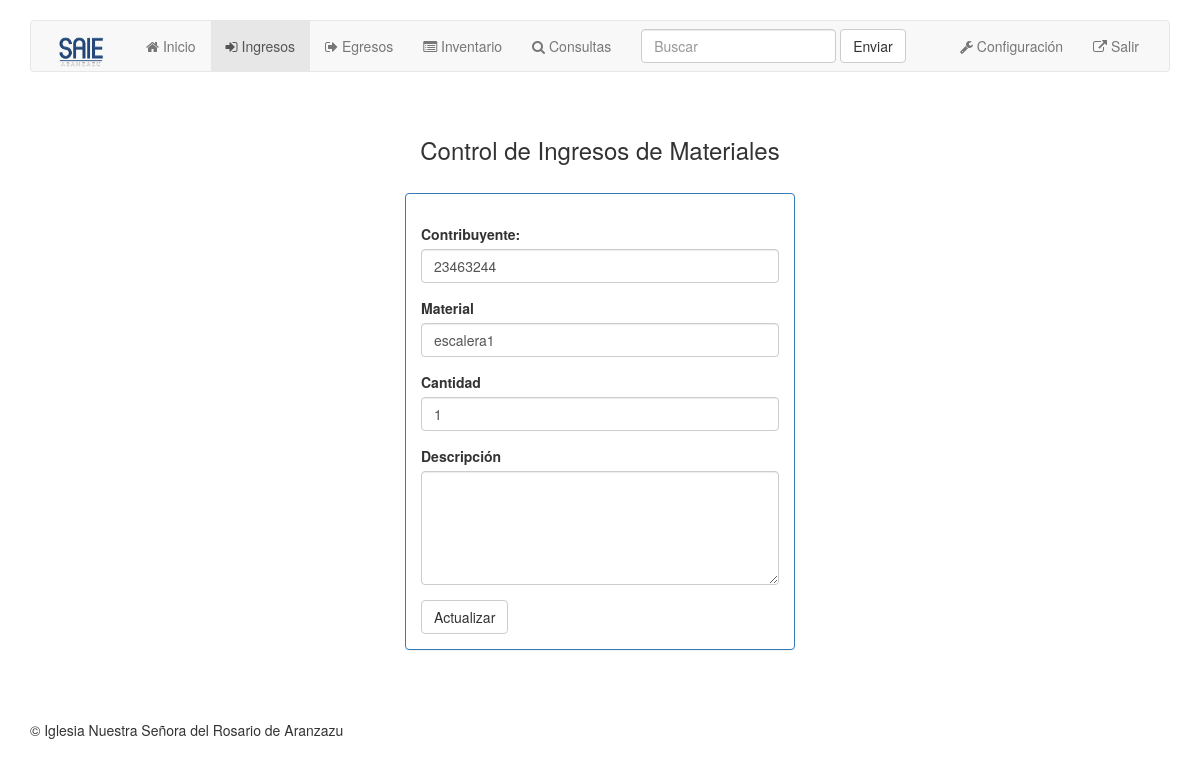
/actualizarmateriales.php?id=2 (signed in), run on the app's committed database.
### tables this page shows
CREATE TABLE `mteriales` (
  `id` int(11) NOT NULL,
  `id_donadores` int(11) NOT NULL,
  `material` varchar(40) NOT NULL,
  `cantidad` int(40) NOT NULL,
  `descripcion` varchar(400) NOT NULL,
  `fecha` date NOT NULL
);

### actualizarmateriales.php (the view, shortened to what this page needs)
<?php
    if (isset($_SESSION['usuario'])) {
?>
<!doctype html>
<html lang="es">
<head>
    <link rel="stylesheet" href="assets/css/normalize.css">
    <link rel="stylesheet" href="assets/css/bootstrap.min.css">
    <link rel="stylesheet" href="assets/css/main.css">
    <link rel="stylesheet" href="assets/css/font-awesome.min.css">
</head>
<body>
    <div class="container">
        <nav class="navbar navbar-default">
            <div class="container-fluid">
                <div class="navbar-header">
                    <a class="navbar-brand" href="index.php">
                        <img src="assets/images/logo.png" class="image-responsive" style="max-width: 70px" alt="">
                    </a>
                </div>
                <div id="navbar" class="navbar-collapse collapse">
                    <ul class="nav navbar-nav">
                        <li>
                            <a href="index.php"> <i class="fa fa-home"></i> Inicio</a>
                        </li>
                        <li class="active">
                            <a href="ingresos.php"> <i class="fa fa-sign-in"></i> Ingresos</a>
                        </li>
                        <li>
                            <a href="egresos.php"> <i class="fa fa-sign-out"></i> Egresos</a>
                        </li>
                        <li>
                            <a href="inventario.php"> <i class="fa fa-list-alt"></i> Inventario</a>
                        </li>
                        <li>
                            <a href="consultas.php"> <i class="fa fa-search"></i> Consultas</a>
                        </li>
                    </ul>
                    <form class="navbar-form navbar-left" role="search">
                        <div class="form-group">
                            <input type="text" class="form-control" placeholder="Buscar ">
                        </div>
                        <button type="submit" class="btn btn-default">Enviar</button>
                    </form>
                    <ul class="nav navbar-nav navbar-right">
                        <li>
                            <a href="#"> <i class="fa fa-wrench"></i> Configuración</a>
                        </li>
                        <li>
                            <a href="logout.php"> <i class="fa fa-external-link"></i> Salir</a>
                        </li>
                    </ul>
                </div>
            </div>
        </nav>
        <br><br>
        <div class="col-md-20 text-center">
            <h3>Control de Ingresos de Materiales</h3>
        </div><br>
        <?php
        $id = $_GET['id'];
        $sql = "SELECT * FROM mteriales WHERE id = $id";
        $result = mysql_query($sql);
        $row = mysql_fetch_array($result);
        echo "<div class='row'>
            <div class='col-md-offset-4'>
                <form method='POST' action='actmateriales.php' class='col-sm-6 panel panel-primary panel-body'>
                	<div class='form-group'>
                        <input type='hidden' name='id' value='$row[id]' class='form-control'  required autocomplete='off'>
                    </div>
                    <div class='form-group'>
                        <label for='exampleInputEmail1'>Contribuyente:</label>
                        <input type='text' name='cedula' value='$row[id_donadores]' class='form-control'  required autocomplete='off'>
                    </div>
                    <div class='form-group'>
                        <label for='exampleInputPassword1'>Material</label>
                        <input type='text' name='material' value='$row[material]' class='form-control'  required autocomplete='off'>
                    </div>
                    <div class='form-group'>
                        <label for='exampleInputPassword1'>Cantidad</label>
                        <input type='number' name='cantidad' value='$row[cantidad]' class='form-control'  required autocomplete='off'>
                    </div>
                    <div class='form-group'>
                        <label for='exampleInputEmail1'>Descripción</label><br>
                        <textarea class='span4 form-control' value='$row[descripcion]' name='mensaje' cols='48' rows='5' ></textarea>
                    </div>
                    <button type='submit' class='btn btn-default'>Actualizar</<button>
                </form>
            </div>
        </div>
        "?>
    </div>
     <footer class="footer">
        <div class="container">
            &copy; Iglesia Nuestra Señora del Rosario de Aranzazu
        </div>
    </footer>
</body>
<?php
    }else{
        echo '<script> window.location="login.php"; </script>';
    }
?>
<html>

### assets/css/main.css (style rules this page uses)
html { color: #222; font-size: 1em; line-height: 1.4; }
audio, canvas, iframe, img, svg, video { vertical-align: middle; }
textarea { resize: vertical; }
body { padding-top: 20px; padding-bottom: 20px; }
.navbar { margin-bottom: 5px; }
.carousel, .item, .active { height: 100%; }
footer { margin: 50px 0; }

### data on the page
mteriales: cedula "23463244", material "escalera1", cantidad "1"
